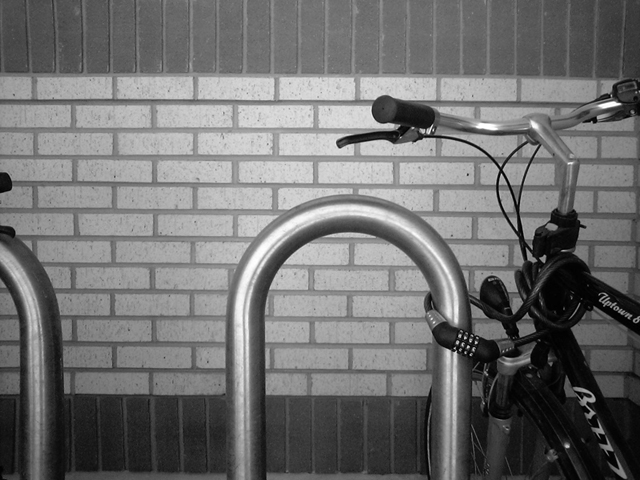
#> input picture edges/f.jpg, 640 x 480 px
$ python canny.py
#> lines starting #> are read from the running program, lines starting #| are printed output that depends on the picture
import cv2
import numpy as np
from matplotlib import pyplot as plt

img = cv2.imread('f.jpg',0)
#> img is the input picture: shape (480, 640); min 0, max 255, mean 112.2
edges = cv2.Canny(img,100,200)
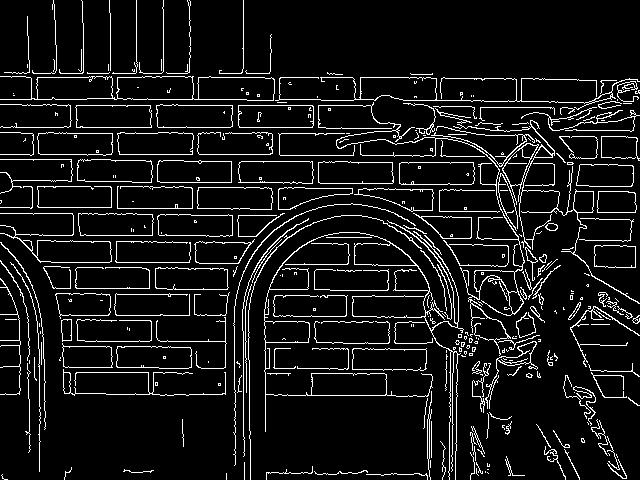
#> edges: shape (480, 640); 8.4% white in thin lines or dots


cv2.imshow('dst',edges)
if cv2.waitKey(0) & 0xff == 27:
#> (key Esc is pressed here)
    cv2.destroyAllWindows()
